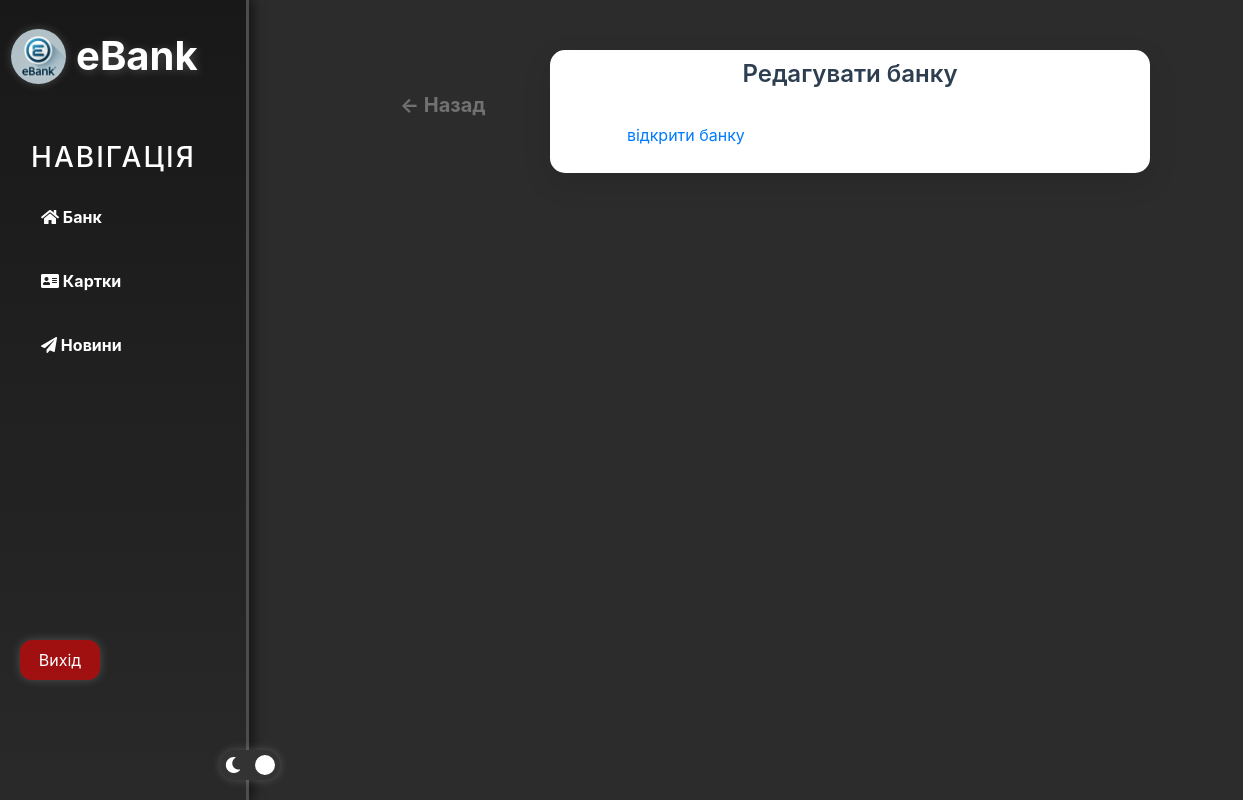
Before: /cards/edit_banka/17/ (signed in) with the older database file.
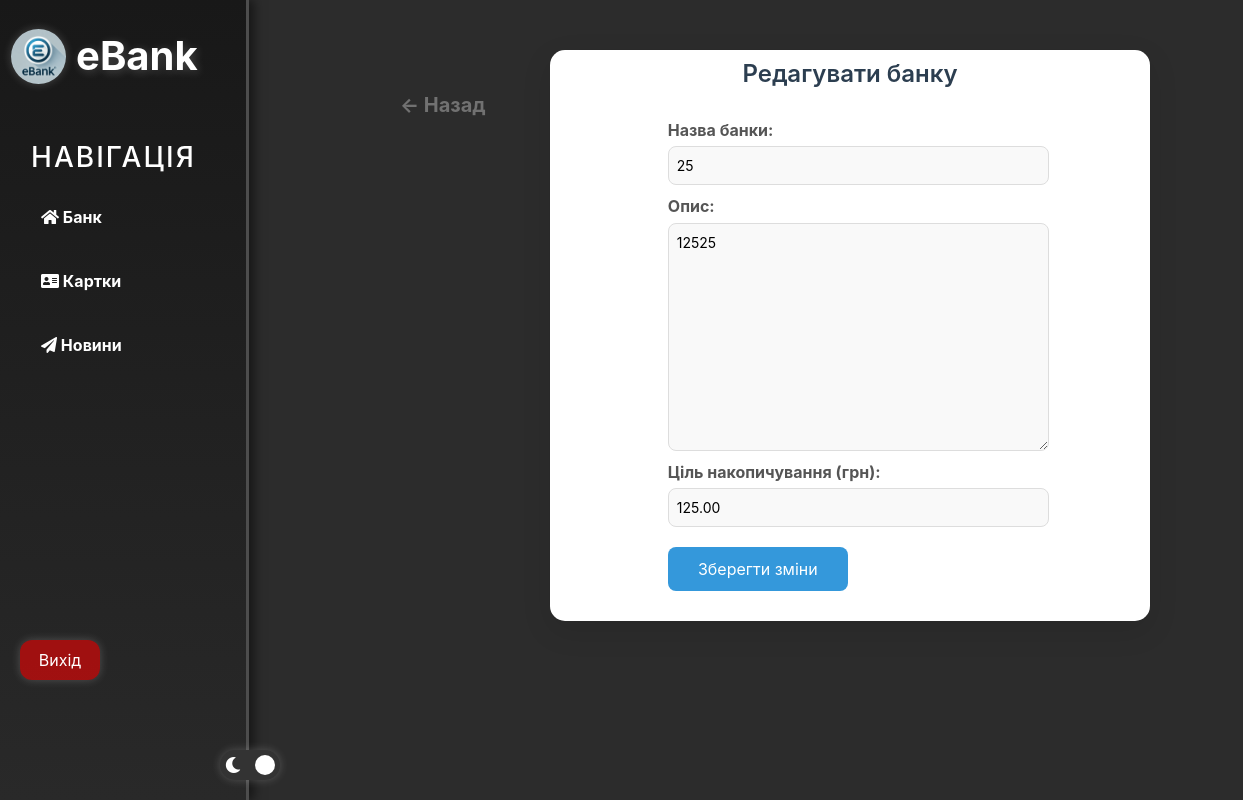
After: the same page with the newer database file.
### cards/models.py (models this page shows, shortened)
class Banka(models.Model):
    user = models.OneToOneField(settings.AUTH_USER_MODEL, on_delete=models.CASCADE, related_name='banka')
    balance = models.DecimalField(max_digits=10, decimal_places=2, default=0.00)
    deposit_count = models.IntegerField(default=0)
    opening_date = models.DateTimeField(auto_now_add=True)
    closing_date = models.DateTimeField(null=True, blank=True)
    description = models.TextField()
    name = models.CharField(max_length=255)
    hash_code = models.CharField(max_length=12, unique=True, default=uuid.uuid4().hex[:12])
    goal = models.DecimalField(
        max_digits=10,
        decimal_places=2,
        default=0.00,
        validators=[validate_goal]  # Добавляем валидатор для поля goal
    )

### cards/views.py (the view)
# urls.py: path('edit_banka/<int:pk>/', views.edit_banka, name='edit_banka'),
@login_required
def edit_banka(request, pk):
    try:
        banka = request.user.banka  # Получаем текущую банку пользователя
    except Banka.DoesNotExist:
        banka = None
    if request.method == 'POST':
        form = BankaForm(request.POST, instance=banka)
        if form.is_valid():
            banka = form.save()  # Сохраняем банк
            messages.success(request, 'Банка була успішно відредагована!')
            return render(request, 'cards/banka_my.html', {'form': form, 'banka': banka})
        else:
            messages.error(request, 'Ціль накопичування не може перевищувати 100000 грн.')
    else:
        form = BankaForm(instance=banka)
    return render(request, 'cards/banka_edit.html', {'form': form, 'banka': banka})

### cards/forms.py
class BankaForm(forms.ModelForm):
    class Meta:
        model = Banka
        fields = ['name', 'description', 'goal']  # Добавляем поле goal
        labels = {
            'name': 'Название банки',
            'description': 'Описание',
            'goal': 'Цель накопления (грн)',
        }

### templates/cards/banka_edit.html (shortened to what this page needs)
{% extends 'layout.html' %}
{% load static %}
{% block content %}
<link rel="stylesheet" href="{% static 'cards/css/banka_open.css' %}">
{% if user.is_authenticated %}
    <a href="javascript:history.back()" class="back-button">← Назад</a>
    <div class="container">
        <h1>Редагувати банку</h1>
        {% if banka %}
            <form method="post" id="editBankaForm">
                <p><strong>Назва банки:</strong></p>
                {{ form.name }}
                <p><strong>Опис:</strong></p>
                {{ form.description }}
                <p><strong>Ціль накопичування (грн):</strong></p>
                {{ form.goal }}
                <button type="submit">Зберегти зміни</button>
            </form>
        {% else %}
            <p class="no-banka-message">У вас немає накопичувальної банки. Ви можете створити нову на сторінці <a href="{% url 'cards:open_banka' %}">відкрити банку</a>.</p>
        {% endif %}
    </div>
{% else %}
    <div class="auth-message">
        <img src="https://cdn-icons-png.flaticon.com/512/1828/1828843.png" alt="Хрест" class="error-icon">
        <h1>Ой лихо, схоже вам спочатку потрібно авторизуватися... 🫣</h1>
    </div>
{% endif %}
{% endblock %}

Changed rows visible on the page:
added Banka: name "25", description "12525", goal "125.00"
Other visible differences:
text no longer shown: "відкрити банку ."
text now shown: "Назва банки: Опис: Ціль накопичування (грн): Зберегти зміни"
